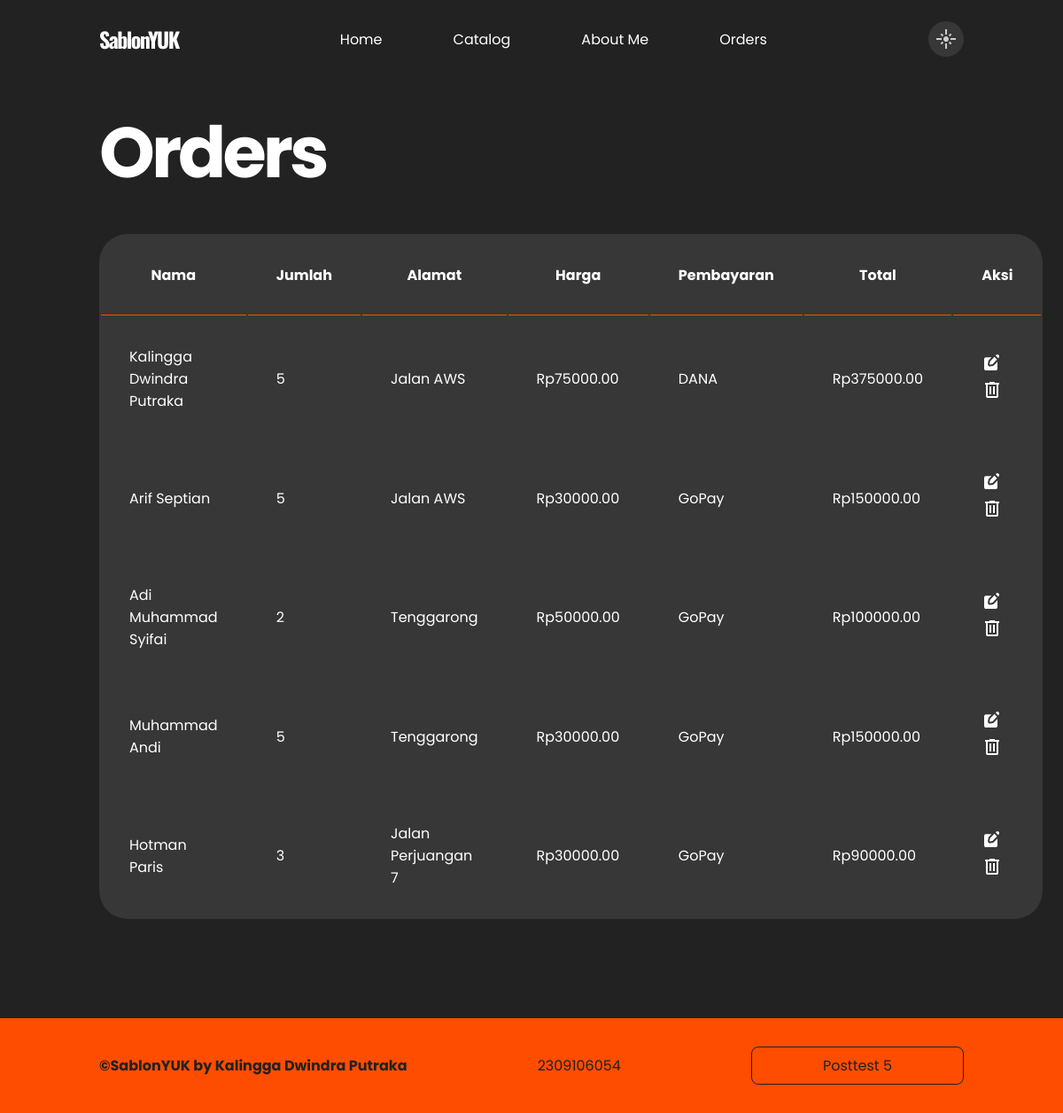
/orders.php, run on the app's committed database.
### tables this page shows
CREATE TABLE IF NOT EXISTS `orders` (
  `id` int NOT NULL AUTO_INCREMENT,
  `nama` varchar(255) NOT NULL,
  `jumlah` int NOT NULL,
  `alamat` varchar(255) NOT NULL,
  `price` decimal(10,2) NOT NULL,
  `pembayaran` varchar(50) NOT NULL,
  `total` decimal(10,2) NOT NULL,
  PRIMARY KEY (`id`)
);

### orders.php (the view, shortened to what this page needs)
<?php
include "connectdb.php";
$result = $conn->query("SELECT * FROM orders");
include "template/navbar.php";
?>
<div class="orders-container">
    <h1>Orders</h1>
    <table>
        <thead>
            <tr>
                <th>Nama</th>
                <th>Jumlah</th>
                <th>Alamat</th>
                <th>Harga</th>
                <th>Pembayaran</th>
                <th>Total</th>
                <th>Aksi</th>
            </tr>
        </thead>
        <tbody>
            <?php while ($row = $result->fetch_assoc()): ?>
            <tr>
                <td><?= htmlspecialchars($row['nama']) ?></td>
                <td><?= htmlspecialchars($row['jumlah']) ?></td>
                <td><?= htmlspecialchars($row['alamat']) ?></td>
                <td>Rp<?= htmlspecialchars($row['price']) ?></td>
                <td><?= htmlspecialchars($row['pembayaran']) ?></td>
                <td>Rp<?= htmlspecialchars($row['total']) ?></td>
                <td>
                    <a href="edit.php?id=<?= $row['id'] ?>"></a>
                    <a href="orders.php?delete=<?= $row['id'] ?>" onclick="return confirm('Apakah Anda yakin ingin menghapus order ini?');"><svg xmlns="http://www.w3.org/2000/svg" height="24px" viewBox="0 -960 960 960" width="24px" fill="#e8eaed"><path d="M280-120q-33 0-56.5-23.5T200-200v-520h-40v-80h200v-40h240v40h200v80h-40v520q0 33-23.5 56.5T680-120H280Zm400-600H280v520h400v-520ZM360-280h80v-360h-80v360Zm160 0h80v-360h-80v360ZM280-720v520-520Z"/></svg></a>
                </td>
            </tr>
            <?php endwhile; ?>
        </tbody>
    </table>
</div>
<?php
include "template/footer.php";
?>

### template/navbar.php (shortened to what this page needs)
<!DOCTYPE html>
<html lang="en">
  <head>
    <link rel="stylesheet" href="styles/order.css"/>
    <link rel="stylesheet" href="styles/style.css" />
  </head>
  <body class="darkmode">
    <nav>
      <h2>SablonYUK</h2>
      <div class="nav-menu">
        <a href="index.php#header">Home</a>
        <a href="index.php#catalog">Catalog</a>
        <a href="index.php#about">About Me</Menu></a>
        <a href="orders.php">Orders</Menu></a>
      </div>
      <button id="mode">
      </button>
    </nav>

### template/footer.php
<footer>
      <h2>©SablonYUK by Kalingga Dwindra Putraka</h2>
      <p>2309106054</p>
      <a
        href="https://classroom.google.com/u/0/c/NzEwMjM1MTUyNDc0/a/NzA2OTYzNTI0MDg1/details"
        target="_blank"
        >Posttest 5</a
      >
    </footer>
  </body>
</html>

### styles/order.css (style rules this page uses)
:root { --base-color: white; --text-color: black; --secondary-text: rgb(49, 49, 49); --button: rgb(236, 236, 236); --accent-text: rgb(255, 255, 255); --accent-color: #ff4d00; }
.darkmode { --base-color: rgb(34, 34, 34); --text-color: white; --secondary-text: rgb(205, 205, 205); --button: rgb(55, 55, 55); --accent-text: white; --accent-color: rgb(255, 77, 0); }
.orders-container { padding: 7rem; color: var(--text-color); overflow: auto; min-height: 200px; min-width: 200px; width: 100%; }
.orders-container h1 { font-size: 5rem; letter-spacing: -0.25rem; margin-bottom: 2rem; }
.orders-container table { width: 100%; border-radius: 2rem; background-color: var(--button); }
.orders-container table td { padding: 2rem; }
.orders-container table th { padding: 2rem; border-bottom: 1px solid var(--accent-color); }
.orders-container a svg { fill: var(--text-color); }

### styles/style.css (style rules this page uses)
:root { --base-color: white; --text-color: black; --secondary-text: rgb(49, 49, 49); --button: rgb(236, 236, 236); --accent-text: rgb(255, 255, 255); --accent-color: #ff4d00; }
.darkmode { --base-color: rgb(34, 34, 34); --text-color: white; --secondary-text: rgb(205, 205, 205); --button: rgb(55, 55, 55); --accent-text: white; --accent-color: rgb(255, 77, 0); }
html { scroll-behavior: smooth; }
* { font-family: "Poppins", sans-serif; padding: 0; margin: 0; text-decoration: none; box-sizing: border-box; transition: 0.3s; }
body { background-color: var(--base-color); }
nav { display: flex; flex-direction: row; justify-content: space-between; align-items: center; padding: 1.5rem 7rem; position: fixed; width: 100%; background-color: var(--base-color); }
nav h2 { font-family: "Oswald", sans-serif; color: var(--text-color); letter-spacing: -0.1rem; }
nav div { display: flex; gap: 5rem; }
nav div a { position: relative; transition: 0.2s; color: var(--text-color); }
nav div a:after { content: ""; position: absolute; background-color: var(--accent-color); border-radius: 5rem; height: 0.2rem; width: 0; left: 0; bottom: -10px; transition: 0.3s; }
#mode { height: 40px; width: 40px; border-radius: 50%; background-color: var(--button); display: flex; justify-content: center; align-items: center; border: none; }
#mode svg { fill: var(--secondary-text); }
#mode svg:last-child { display: none; }
.darkmode #mode svg:last-child { display: block; }
footer { padding: 2rem 7rem; display: flex; justify-content: space-between; flex-direction: row; gap: 1rem; align-items: center; background-color: var(--accent-color); }
footer h2 { font-size: 1rem; color: var(--base-color); }
footer p { color: var(--base-color); }
footer a { background-color: var(--accent-color); color: var(--base-color); border: 1px solid var(--base-color); padding: 0.5rem; width: 15rem; border-radius: 0.5rem; transition: 0.2s; text-align: center; }

### data on the page
orders: nama "Kalingga Dwindra Putraka", jumlah "5", alamat "Jalan AWS", price "75000.00", pembayaran "DANA", total "375000.00"
orders: nama "Arif Septian", jumlah "5", alamat "Jalan AWS", price "30000.00", pembayaran "GoPay", total "150000.00"
orders: nama "Adi Muhammad Syifai", jumlah "2", alamat "Tenggarong", price "50000.00", pembayaran "GoPay", total "100000.00"
orders: nama "Muhammad Andi", jumlah "5", alamat "Tenggarong", price "30000.00", pembayaran "GoPay", total "150000.00"
orders: nama "Hotman Paris", jumlah "3", alamat "Jalan Perjuangan 7", price "30000.00", pembayaran "GoPay", total "90000.00"
